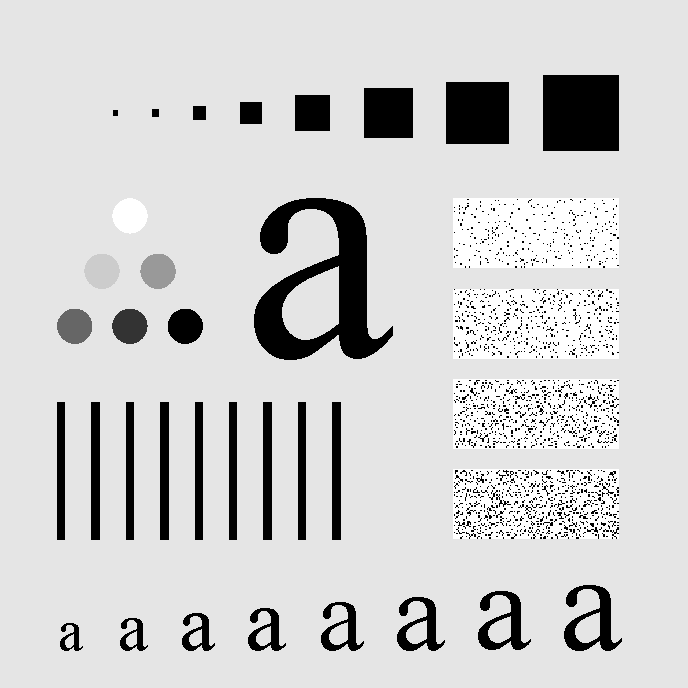
#> input picture imgg/Characters Test Pattern 688x688.tif, 688 x 688 px
$ python task4c.py
#> lines starting #> are read from the running program, lines starting #| are printed output that depends on the picture; after the words box and inside, x2 and y2 are one past the last pixel; in counts of white or black regions, pixels touching at a corner belong together
import cv2
import numpy as np
import matplotlib.pyplot as plt

# Load the original image
original_image = cv2.imread('imgg/Characters Test Pattern 688x688.tif', 0)
#> original_image is the input picture: shape (688, 688); min 0, max 255, mean 207.3
img = cv2.resize(original_image, (512, 512))
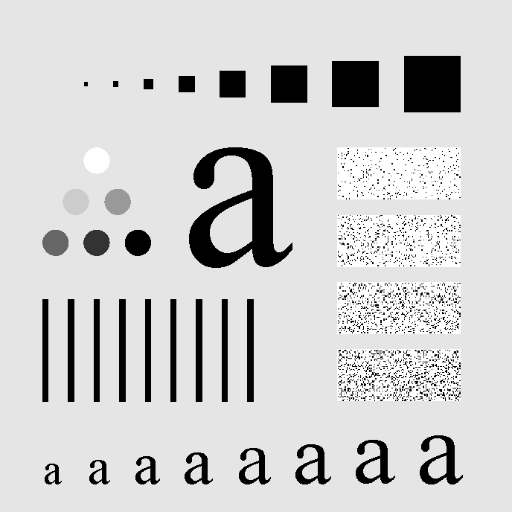
#> img: shape (512, 512); min 0, max 255, mean 207.3

# Add Gaussian noise to the image
# img = cv2.add(ori_img,np.random.normal(0, 25, ori_img.shape).astype(np.uint8))

D0 = 30

# Calculate the frequency domain representation
fimg = np.fft.fftshift(np.fft.fft2(img))
# fimg1 = np.fft.fftshift(np.fft.fft2(ori_img))

(row, column) = img.shape
#> row = 512; column = 512
ghf = np.zeros((row,column), dtype = np.float32)
for u in range(row):
        for v in range(column):
            D=np.sqrt( (u - row/2)**2 + (v - column/2)**2)
            # Gaussian High-Pass Filter
            ghf[u,v] = 1 - np.exp(-((D**2) / (2 * D0**2)))
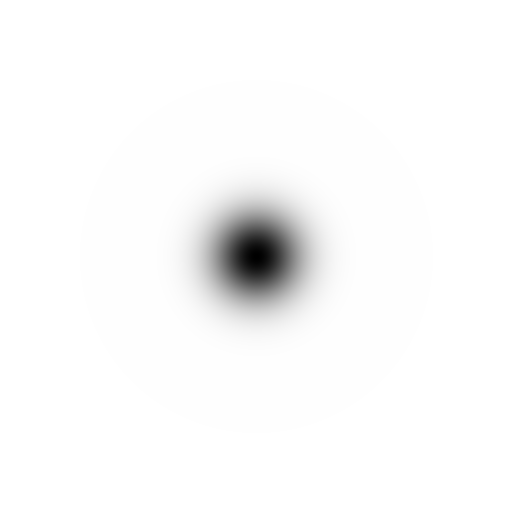
#> ghf: shape (512, 512) float32; min 0, max 1, mean 0.978


foutput_img = fimg * ghf
# foutput_img = np.fft.ifftshift(foutput_img)
tmp_img = np.abs(np.fft.ifft2(foutput_img))
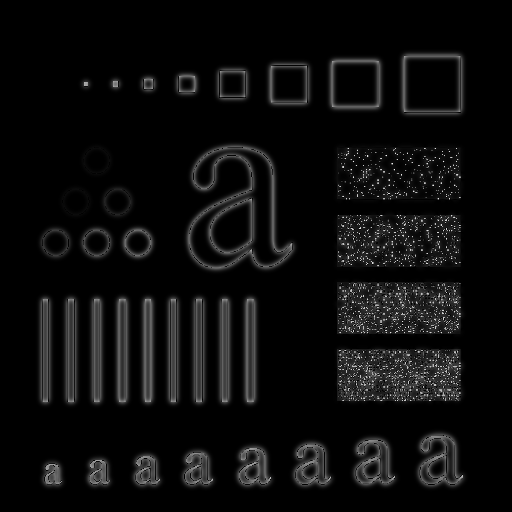
#> tmp_img: shape (512, 512) float64; min 8.44e-12, max 242.9, mean 12.8
gaussian_hf_img =tmp_img/255


# foutput_img_ori = fimg1 * ghf
# tmp_img_ori = np.abs(np.fft.ifft2(foutput_img_ori))
# gaussian_hf_img_ori = tmp_img_ori/255

# Ideal High-Pass Filter
idhf = np.zeros((row, column))

for u in range(row):
    for v in range(column):
        D = np.sqrt((u - row / 2)**2 + (v - column / 2)**2)
        if (D > D0):
            idhf[u, v] = 1
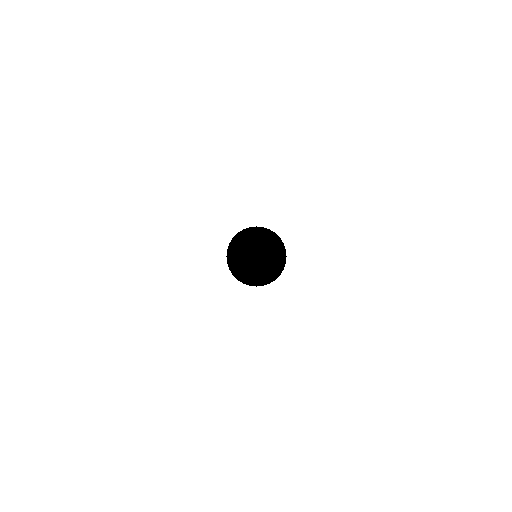
#> idhf: shape (512, 512) float64; values 0 (black) and 1 (white), 98.9% white; 1 black region, box (x1, y1, x2, y2) and area: (226, 226, 287, 287) 2821
foutput_img = fimg * idhf
tmp_img = np.abs(np.fft.ifft2(foutput_img))
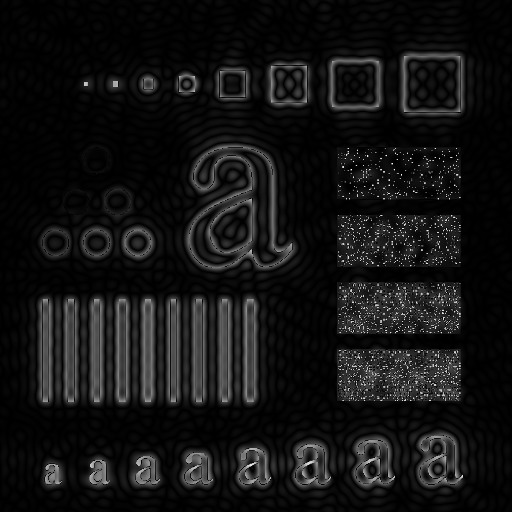
#> tmp_img: shape (512, 512) float64; min 1.53e-05, max 254.7, mean 19.8
ideal_hf_img = tmp_img/255

# [6 lines of commented-out code are left out]
plt.figure(figsize=(12, 8))

# [11 lines of commented-out code are left out]

plt.subplot(2, 3, 4)
plt.imshow(img, cmap='gray')
plt.title('Noisy Original Image')

plt.subplot(2, 3, 5)
plt.imshow(gaussian_hf_img, cmap='gray')
plt.title('Noisy Gaussian High Pass Image')

plt.subplot(2, 3, 6)
plt.imshow(ideal_hf_img, cmap='gray')
plt.title('Noisy Ideal High Pass Image')

plt.show()
